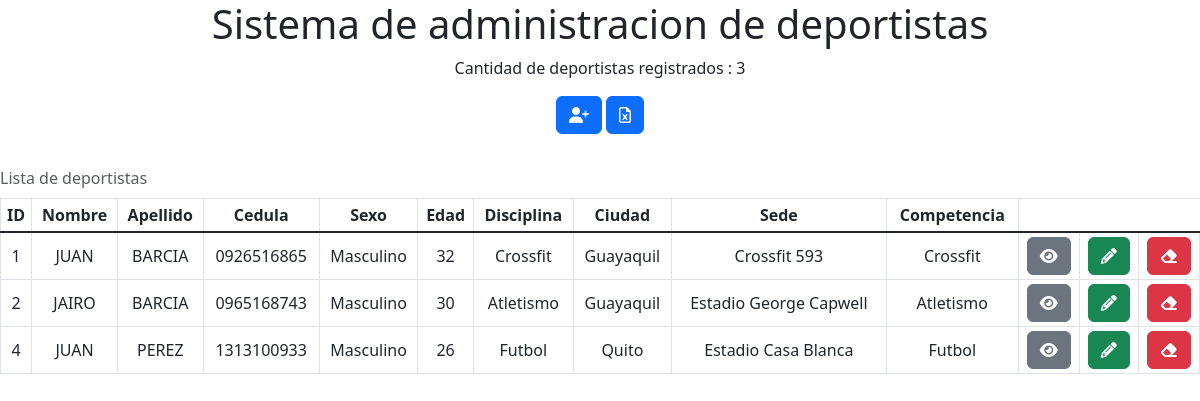
Before: / with the older database file.
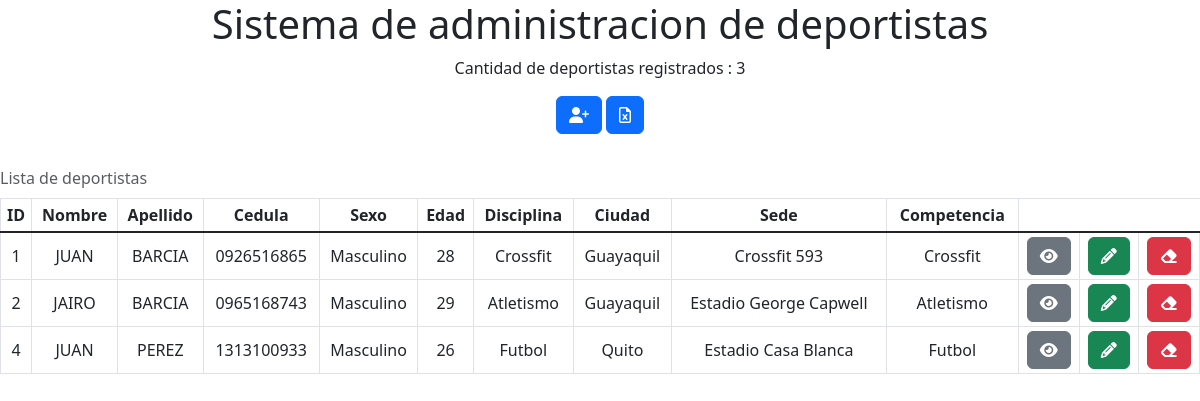
After: the same page with the newer database file.
### deportistas/models.py (models this page shows, shortened)
class Deportista(models.Model):
    SEXO = [
        ("M", "Masculino"),
        ("F", "Femenino"),
    ]
    nombre = models.CharField(max_length=50)
    apellido = models.CharField(max_length=50)
    cedula = models.CharField(null=True, max_length=10)
    sexo = models.CharField(max_length=1, choices=SEXO, null=True)
    edad = models.IntegerField(null=True)
    disciplina = models.CharField(null=True, max_length=50)
    ciudad = models.CharField(null=True, max_length=50)
    activo = models.BooleanField(default=True)
    sede = models.ForeignKey(Sede, on_delete=models.SET_NULL, null=True)
    competencia = models.ForeignKey(Competencia, on_delete=models.SET_NULL, null=True)

class Sede(models.Model):
    nombre = models.CharField(max_length=50, null=True)
    encargado = models.CharField(max_length=50, null=True)
    direccion = models.CharField(max_length=100, null=True)

class Competencia(models.Model):
    categoria = models.CharField(max_length=50, null=True)
    torneo = models.CharField(max_length=50, null=True)
    lugar = models.CharField(max_length=100, null=True)

### webapp/views.py (the view)
# urls.py: path('', mostrar_deportistas, name='inicio'),
def mostrar_deportistas(request):
    cantidad_deportistas = Deportista.objects.count()
    pagina = loader.get_template('deportistas.html')
    lista_deportistas = Deportista.objects.all()
    datos = {'cantidad': cantidad_deportistas, 'deportistas': lista_deportistas}
    return HttpResponse(pagina.render(datos, request))

### webapp/templates/deportistas.html (shortened to what this page needs)
<!DOCTYPE html>
<html>
<head>
    {% load static %}
    <link href="https://cdn.jsdelivr.net/npm/bootstrap@5.3.0/dist/css/bootstrap.min.css" rel="stylesheet">
    <link href="{% static 'fontawesomefree/css/fontawesome.css' %}" rel="stylesheet" type="text/css">
    <link href="{% static 'fontawesomefree/css/brands.css' %}" rel="stylesheet" type="text/css">
    <link href="{% static 'fontawesomefree/css/solid.css' %}" rel="stylesheet" type="text/css">
</head>
<body>
<div class="panel panel-primary" align="center">
<h1 class="display-6">Sistema de administracion de deportistas</h1>
<p>Cantidad de deportistas registrados : {{cantidad}}</p>
</div>
<div align="center">
    <a class="btn btn-primary" href="agregar_deportista"><i class="fa-solid fa-user-plus"></i></a>
    <a class="btn btn-primary" href="generar_reporte"><i class="fa-regular fa-file-excel"></i></a>
</div>
<br>
<div class="table-responsive" align="center">
<table class="table table-hover table-bordered table-sm align-middle caption-top text-center table-condensed">
<caption>Lista de deportistas</caption>
    <tr>
        <th>ID</th>
        <th>Nombre</th>
        <th>Apellido</th>
        <th>Cedula</th>
        <th>Sexo</th>
        <th>Edad</th>
        <th>Disciplina</th>
        <th>Ciudad</th>
        <th>Sede</th>
        <th>Competencia</th>
    </tr>
    <tbody class="table-group-divider">
        {% for deportista in deportistas %}
            <tr>
                <td>{{deportista.id}}</td>
                <td>{{deportista.nombre | upper}}</td>
                <td>{{deportista.apellido | upper}}</td>
                <td>{{deportista.cedula}}</td>
                <td>{% if deportista.sexo == 'F'%}Femenino{% elif deportista.sexo == 'M' %}Masculino {% endif %}</td>
                <td>{{deportista.edad}}</td>
                <td>{{deportista.disciplina}}</td>
                <td>{{deportista.ciudad}}</td>
                <td>{{ deportista.sede.nombre }}</td>
                <td>{{ deportista.competencia.categoria }}</td>
                <td><a class="btn btn-secondary" href = 'ver_deportista/{{deportista.id}}'><i class="fa-solid fa-eye"></i></a></td>
                <td><a class="btn btn-success" href = 'editar_deportista/{{deportista.id}}'><i class="fa-solid fa-pencil"></i></a></td>
                <td><a class="btn btn-danger" href = 'eliminar_deportista/{{deportista.id}}'><i class="fa-solid fa-eraser"></i></a></td>
            </tr>
        {% endfor %}
    </tbody>
</table>
</div>
</body>
</html>

Changed rows visible on the page:
changed Deportista "Crossfit": edad "32" → "28"
changed Deportista "JAIRO": edad "30" → "29"
